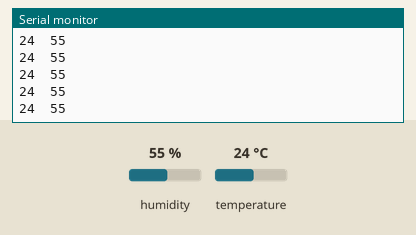
The sketch below on a simulated Arduino Uno, built with avr-gcc and run on an emulated ATmega328P. Shown: the last lines printed to the serial monitor. The test bench sets the inputs (shaded band); at power-on: humidity 55 %, temperature 24 °C.

Above: at 1.2 s.
1.3 s: humidity set to 22 %
At 1.5 s:
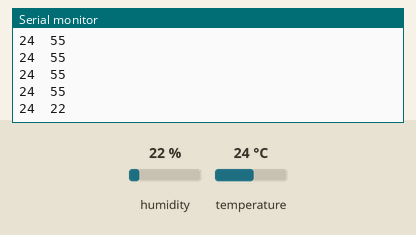
2.8 s: temperature set to 12 °C
At 2.86 s:
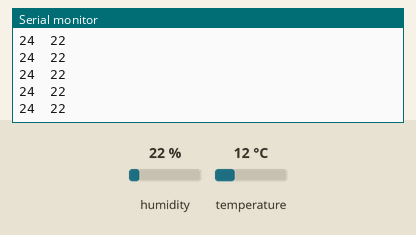
4.3 s: humidity set to 40 %
At 4.34 s:
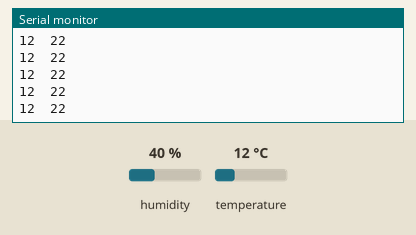
Timing chart, 0 to 7.3 s (numbered marks = the images above; inputs shaded):
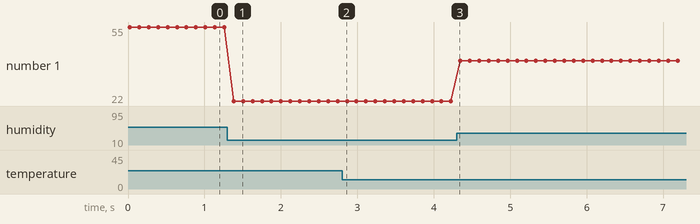

The sketch:

dht11usingsimpledht.ino
```cpp
#include <SimpleDHT.h>
SimpleDHT11 dht11;
int sensorpin = A2;
void setup() {
  // put your setup code here, to run once:
Serial.begin(9600);
}

void loop() {
  // put your main code here, to run repeatedly:
byte temperature=0;
byte humidity=0;
dht11.read(sensorpin,&temperature,&humidity,NULL);
Serial.print(temperature);
Serial.print("  ");
Serial.println(humidity);
delay(100);}
```

Measured:
- after the input at 1.3 s, the serial monitor: prints a new line after 0.08 s (image 1)
- plotted number 1: 55 → 22 after the input at 1.3 s, 22 → 40 after the input at 4.3 s
